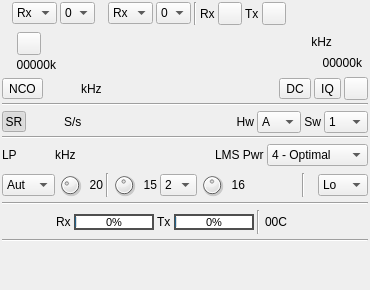
<?xml version="1.0" encoding="UTF-8"?>
<ui version="4.0">
 <class>XTRXMIMOGUI</class>
 <widget class="QWidget" name="XTRXMIMOGUI">
  <property name="geometry">
   <rect>
    <x>0</x>
    <y>0</y>
    <width>370</width>
    <height>290</height>
   </rect>
  </property>
  <property name="sizePolicy">
   <sizepolicy hsizetype="Minimum" vsizetype="Minimum">
    <horstretch>0</horstretch>
    <verstretch>0</verstretch>
   </sizepolicy>
  </property>
  <property name="minimumSize">
   <size>
    <width>360</width>
    <height>290</height>
   </size>
  </property>
  <property name="font">
   <font>
    <family>Liberation Sans</family>
    <pointsize>9</pointsize>
   </font>
  </property>
  <property name="windowTitle">
   <string>XTRX MIMO</string>
  </property>
  <layout class="QVBoxLayout" name="verticalLayout">
   <property name="spacing">
    <number>3</number>
   </property>
   <property name="leftMargin">
    <number>2</number>
   </property>
   <property name="topMargin">
    <number>2</number>
   </property>
   <property name="rightMargin">
    <number>2</number>
   </property>
   <property name="bottomMargin">
    <number>2</number>
   </property>
   <item>
    <layout class="QHBoxLayout" name="streamLayout">
     <item>
      <widget class="QLabel" name="streamLabel">
       <property name="maximumSize">
        <size>
         <width>16777215</width>
         <height>22</height>
        </size>
       </property>
       <property name="text">
        <string/>
       </property>
       <property name="pixmap">
        <pixmap resource="../../../sdrgui/resources/res.qrc">:/antenna.png</pixmap>
       </property>
      </widget>
     </item>
     <item>
      <widget class="QComboBox" name="streamSide">
       <property name="minimumSize">
        <size>
         <width>45</width>
         <height>0</height>
        </size>
       </property>
       <property name="maximumSize">
        <size>
         <width>45</width>
         <height>16777215</height>
        </size>
       </property>
       <property name="toolTip">
        <string>Select Rx or Tx settings</string>
       </property>
       <item>
        <property name="text">
         <string>Rx</string>
        </property>
       </item>
       <item>
        <property name="text">
         <string>Tx</string>
        </property>
       </item>
      </widget>
     </item>
     <item>
      <widget class="QComboBox" name="streamIndex">
       <property name="maximumSize">
        <size>
         <width>35</width>
         <height>16777215</height>
        </size>
       </property>
       <property name="toolTip">
        <string>Select stream index to which settings apply</string>
       </property>
       <item>
        <property name="text">
         <string>0</string>
        </property>
       </item>
       <item>
        <property name="text">
         <string>1</string>
        </property>
       </item>
      </widget>
     </item>
     <item>
      <widget class="QLabel" name="spectrumLabel">
       <property name="maximumSize">
        <size>
         <width>16777215</width>
         <height>22</height>
        </size>
       </property>
       <property name="text">
        <string/>
       </property>
       <property name="pixmap">
        <pixmap resource="../../../sdrgui/resources/res.qrc">:/dsb.png</pixmap>
       </property>
      </widget>
     </item>
     <item>
      <widget class="QComboBox" name="spectrumSide">
       <property name="minimumSize">
        <size>
         <width>45</width>
         <height>0</height>
        </size>
       </property>
       <property name="maximumSize">
        <size>
         <width>45</width>
         <height>16777215</height>
        </size>
       </property>
       <property name="toolTip">
        <string>Select Rx or Tx spectrum</string>
       </property>
       <item>
        <property name="text">
         <string>Rx</string>
        </property>
       </item>
       <item>
        <property name="text">
         <string>Tx</string>
        </property>
       </item>
      </widget>
     </item>
     <item>
      <widget class="QComboBox" name="spectrumIndex">
       <property name="maximumSize">
        <size>
         <width>35</width>
         <height>16777215</height>
        </size>
       </property>
       <property name="toolTip">
        <string>Select which stream index to display spectrum</string>
       </property>
       <item>
        <property name="text">
         <string>0</string>
        </property>
       </item>
       <item>
        <property name="text">
         <string>1</string>
        </property>
       </item>
      </widget>
     </item>
     <item>
      <widget class="Line" name="spectrumLine">
       <property name="orientation">
        <enum>Qt::Vertical</enum>
       </property>
      </widget>
     </item>
     <item>
      <widget class="QLabel" name="startStopRxLabel">
       <property name="text">
        <string>Rx</string>
       </property>
      </widget>
     </item>
     <item>
      <widget class="ButtonSwitch" name="startStopRx">
       <property name="toolTip">
        <string>start/stop acquisition (Rx)</string>
       </property>
       <property name="text">
        <string/>
       </property>
       <property name="icon">
        <iconset resource="../../../sdrgui/resources/res.qrc">
         <normaloff>:/play.png</normaloff>
         <normalon>:/stop.png</normalon>:/play.png</iconset>
       </property>
      </widget>
     </item>
     <item>
      <widget class="QLabel" name="startStopTxLabel">
       <property name="text">
        <string>Tx</string>
       </property>
      </widget>
     </item>
     <item>
      <widget class="ButtonSwitch" name="startStopTx">
       <property name="toolTip">
        <string>start/stop generation (Tx)</string>
       </property>
       <property name="text">
        <string/>
       </property>
       <property name="icon">
        <iconset resource="../../../sdrgui/resources/res.qrc">
         <normaloff>:/play.png</normaloff>
         <normalon>:/stop.png</normalon>:/play.png</iconset>
       </property>
      </widget>
     </item>
     <item>
      <spacer name="streamSpacer">
       <property name="orientation">
        <enum>Qt::Horizontal</enum>
       </property>
       <property name="sizeHint" stdset="0">
        <size>
         <width>40</width>
         <height>20</height>
        </size>
       </property>
      </spacer>
     </item>
    </layout>
   </item>
   <item>
    <layout class="QHBoxLayout" name="horizontalLayout_freq">
     <property name="topMargin">
      <number>4</number>
     </property>
     <item>
      <layout class="QVBoxLayout" name="freqLeftLayout">
       <item>
        <layout class="QHBoxLayout" name="freqLeftTopLayout">
         <item>
          <widget class="ButtonSwitch" name="record">
           <property name="toolTip">
            <string>Left: toggle record I/Q samples from device - Right: select output file</string>
           </property>
           <property name="text">
            <string/>
           </property>
           <property name="icon">
            <iconset resource="../../../sdrgui/resources/res.qrc">
             <normaloff>:/record_off.png</normaloff>
             <normalon>:/record_on.png</normalon>:/record_off.png</iconset>
           </property>
          </widget>
         </item>
        </layout>
       </item>
       <item>
        <layout class="QHBoxLayout" name="freqLeftBotLayout">
         <item>
          <widget class="QLabel" name="adcRateLabel">
           <property name="minimumSize">
            <size>
             <width>54</width>
             <height>0</height>
            </size>
           </property>
           <property name="toolTip">
            <string>ADC rate before hardware downsampling (k or MS/s)</string>
           </property>
           <property name="text">
            <string>00000k</string>
           </property>
           <property name="alignment">
            <set>Qt::AlignRight|Qt::AlignTrailing|Qt::AlignVCenter</set>
           </property>
          </widget>
         </item>
        </layout>
       </item>
      </layout>
     </item>
     <item>
      <spacer name="freqLeftSpacer">
       <property name="orientation">
        <enum>Qt::Horizontal</enum>
       </property>
       <property name="sizeHint" stdset="0">
        <size>
         <width>0</width>
         <height>0</height>
        </size>
       </property>
      </spacer>
     </item>
     <item>
      <widget class="ValueDial" name="centerFrequency" native="true">
       <property name="sizePolicy">
        <sizepolicy hsizetype="Maximum" vsizetype="Maximum">
         <horstretch>0</horstretch>
         <verstretch>0</verstretch>
        </sizepolicy>
       </property>
       <property name="minimumSize">
        <size>
         <width>32</width>
         <height>16</height>
        </size>
       </property>
       <property name="font">
        <font>
         <family>Liberation Mono</family>
         <pointsize>20</pointsize>
         <weight>50</weight>
         <bold>false</bold>
        </font>
       </property>
       <property name="cursor">
        <cursorShape>PointingHandCursor</cursorShape>
       </property>
       <property name="focusPolicy">
        <enum>Qt::StrongFocus</enum>
       </property>
       <property name="toolTip">
        <string>Main center frequency in kHz</string>
       </property>
      </widget>
     </item>
     <item>
      <layout class="QVBoxLayout" name="freqRightLayout">
       <property name="leftMargin">
        <number>6</number>
       </property>
       <property name="rightMargin">
        <number>6</number>
       </property>
       <item>
        <layout class="QHBoxLayout" name="freqRightTopLayout">
         <item>
          <widget class="QLabel" name="freqUnits">
           <property name="text">
            <string> kHz</string>
           </property>
          </widget>
         </item>
        </layout>
       </item>
       <item>
        <layout class="QHBoxLayout" name="freqRightBotLayout">
         <item>
          <widget class="QLabel" name="deviceRateText">
           <property name="minimumSize">
            <size>
             <width>54</width>
             <height>0</height>
            </size>
           </property>
           <property name="toolTip">
            <string>Baseband I/Q sample rate kS/s</string>
           </property>
           <property name="text">
            <string>00000k</string>
           </property>
           <property name="alignment">
            <set>Qt::AlignRight|Qt::AlignTrailing|Qt::AlignVCenter</set>
           </property>
          </widget>
         </item>
        </layout>
       </item>
      </layout>
     </item>
    </layout>
   </item>
   <item>
    <layout class="QHBoxLayout" name="horizontalLayout">
     <property name="topMargin">
      <number>2</number>
     </property>
     <item>
      <widget class="ButtonSwitch" name="ncoEnable">
       <property name="toolTip">
        <string>Enable the TSP NCO</string>
       </property>
       <property name="text">
        <string>NCO</string>
       </property>
      </widget>
     </item>
     <item>
      <widget class="ValueDialZ" name="ncoFrequency" native="true">
       <property name="sizePolicy">
        <sizepolicy hsizetype="Maximum" vsizetype="Maximum">
         <horstretch>0</horstretch>
         <verstretch>0</verstretch>
        </sizepolicy>
       </property>
       <property name="minimumSize">
        <size>
         <width>32</width>
         <height>16</height>
        </size>
       </property>
       <property name="font">
        <font>
         <family>Liberation Mono</family>
         <pointsize>12</pointsize>
         <weight>50</weight>
         <bold>false</bold>
        </font>
       </property>
       <property name="cursor">
        <cursorShape>PointingHandCursor</cursorShape>
       </property>
       <property name="toolTip">
        <string>Center frequency with NCO engaged (kHz)</string>
       </property>
      </widget>
     </item>
     <item>
      <widget class="QLabel" name="ncoUnits">
       <property name="text">
        <string>kHz</string>
       </property>
      </widget>
     </item>
     <item>
      <spacer name="horizontalSpacer_2">
       <property name="orientation">
        <enum>Qt::Horizontal</enum>
       </property>
       <property name="sizeHint" stdset="0">
        <size>
         <width>40</width>
         <height>20</height>
        </size>
       </property>
      </spacer>
     </item>
     <item>
      <widget class="ButtonSwitch" name="dcOffset">
       <property name="toolTip">
        <string>Automatic DC offset removal</string>
       </property>
       <property name="text">
        <string>DC</string>
       </property>
      </widget>
     </item>
     <item>
      <widget class="ButtonSwitch" name="iqImbalance">
       <property name="toolTip">
        <string>Automatic IQ imbalance correction</string>
       </property>
       <property name="text">
        <string>IQ</string>
       </property>
      </widget>
     </item>
     <item>
      <widget class="ExternalClockButton" name="extClock">
       <property name="toolTip">
        <string>External clock dialog</string>
       </property>
       <property name="text">
        <string/>
       </property>
       <property name="icon">
        <iconset resource="../../../sdrgui/resources/res.qrc">
         <normaloff>:/clocksource.png</normaloff>:/clocksource.png</iconset>
       </property>
      </widget>
     </item>
    </layout>
   </item>
   <item>
    <widget class="Line" name="line_lna">
     <property name="orientation">
      <enum>Qt::Horizontal</enum>
     </property>
    </widget>
   </item>
   <item>
    <layout class="QHBoxLayout" name="ncoSampleRateLayout">
     <property name="topMargin">
      <number>2</number>
     </property>
     <item>
      <widget class="QToolButton" name="sampleRateMode">
       <property name="minimumSize">
        <size>
         <width>24</width>
         <height>0</height>
        </size>
       </property>
       <property name="maximumSize">
        <size>
         <width>24</width>
         <height>16777215</height>
        </size>
       </property>
       <property name="toolTip">
        <string>Toggle between device to host (SR) and base band (BB) sample rate input</string>
       </property>
       <property name="text">
        <string>SR</string>
       </property>
       <property name="checkable">
        <bool>true</bool>
       </property>
       <property name="checked">
        <bool>true</bool>
       </property>
      </widget>
     </item>
     <item>
      <widget class="ValueDial" name="sampleRate" native="true">
       <property name="sizePolicy">
        <sizepolicy hsizetype="Maximum" vsizetype="Maximum">
         <horstretch>0</horstretch>
         <verstretch>0</verstretch>
        </sizepolicy>
       </property>
       <property name="minimumSize">
        <size>
         <width>32</width>
         <height>16</height>
        </size>
       </property>
       <property name="font">
        <font>
         <family>Liberation Mono</family>
         <pointsize>12</pointsize>
         <weight>50</weight>
         <bold>false</bold>
        </font>
       </property>
       <property name="cursor">
        <cursorShape>PointingHandCursor</cursorShape>
       </property>
       <property name="toolTip">
        <string>Device to host sample rate</string>
       </property>
      </widget>
     </item>
     <item>
      <widget class="QLabel" name="samplerateUnit">
       <property name="text">
        <string>S/s</string>
       </property>
      </widget>
     </item>
     <item>
      <spacer name="horizontalSpacer_4">
       <property name="orientation">
        <enum>Qt::Horizontal</enum>
       </property>
       <property name="sizeHint" stdset="0">
        <size>
         <width>40</width>
         <height>20</height>
        </size>
       </property>
      </spacer>
     </item>
     <item>
      <widget class="QLabel" name="hwDecimLabel">
       <property name="text">
        <string>Hw</string>
       </property>
       <property name="alignment">
        <set>Qt::AlignRight|Qt::AlignTrailing|Qt::AlignVCenter</set>
       </property>
      </widget>
     </item>
     <item>
      <widget class="QComboBox" name="hwDecim">
       <property name="maximumSize">
        <size>
         <width>50</width>
         <height>16777215</height>
        </size>
       </property>
       <property name="toolTip">
        <string>TSP hardware decimation factor</string>
       </property>
       <property name="currentIndex">
        <number>0</number>
       </property>
       <item>
        <property name="text">
         <string>A</string>
        </property>
       </item>
       <item>
        <property name="text">
         <string>2</string>
        </property>
       </item>
       <item>
        <property name="text">
         <string>4</string>
        </property>
       </item>
       <item>
        <property name="text">
         <string>8</string>
        </property>
       </item>
       <item>
        <property name="text">
         <string>16</string>
        </property>
       </item>
       <item>
        <property name="text">
         <string>32</string>
        </property>
       </item>
      </widget>
     </item>
     <item>
      <widget class="QLabel" name="swDecimLabel">
       <property name="text">
        <string>Sw</string>
       </property>
       <property name="alignment">
        <set>Qt::AlignRight|Qt::AlignTrailing|Qt::AlignVCenter</set>
       </property>
      </widget>
     </item>
     <item>
      <widget class="QComboBox" name="swDecim">
       <property name="maximumSize">
        <size>
         <width>50</width>
         <height>16777215</height>
        </size>
       </property>
       <property name="toolTip">
        <string>Software decimation factor</string>
       </property>
       <property name="currentIndex">
        <number>0</number>
       </property>
       <item>
        <property name="text">
         <string>1</string>
        </property>
       </item>
       <item>
        <property name="text">
         <string>2</string>
        </property>
       </item>
       <item>
        <property name="text">
         <string>4</string>
        </property>
       </item>
       <item>
        <property name="text">
         <string>8</string>
        </property>
       </item>
       <item>
        <property name="text">
         <string>16</string>
        </property>
       </item>
       <item>
        <property name="text">
         <string>32</string>
        </property>
       </item>
       <item>
        <property name="text">
         <string>64</string>
        </property>
       </item>
      </widget>
     </item>
    </layout>
   </item>
   <item>
    <widget class="Line" name="line_freq">
     <property name="orientation">
      <enum>Qt::Horizontal</enum>
     </property>
    </widget>
   </item>
   <item>
    <layout class="QHBoxLayout" name="lpfLayout">
     <property name="topMargin">
      <number>2</number>
     </property>
     <property name="bottomMargin">
      <number>2</number>
     </property>
     <item>
      <widget class="QLabel" name="lpfLabel">
       <property name="text">
        <string>LP</string>
       </property>
      </widget>
     </item>
     <item>
      <widget class="ValueDial" name="lpf" native="true">
       <property name="sizePolicy">
        <sizepolicy hsizetype="Maximum" vsizetype="Maximum">
         <horstretch>0</horstretch>
         <verstretch>0</verstretch>
        </sizepolicy>
       </property>
       <property name="minimumSize">
        <size>
         <width>32</width>
         <height>16</height>
        </size>
       </property>
       <property name="font">
        <font>
         <family>Liberation Mono</family>
         <pointsize>12</pointsize>
         <weight>50</weight>
         <bold>false</bold>
        </font>
       </property>
       <property name="cursor">
        <cursorShape>PointingHandCursor</cursorShape>
       </property>
       <property name="toolTip">
        <string>Analog lowpass filer bandwidth (kHz)</string>
       </property>
      </widget>
     </item>
     <item>
      <widget class="QLabel" name="lpfUnits">
       <property name="text">
        <string>kHz</string>
       </property>
      </widget>
     </item>
     <item>
      <spacer name="horizontalSpacer_6">
       <property name="orientation">
        <enum>Qt::Horizontal</enum>
       </property>
       <property name="sizeHint" stdset="0">
        <size>
         <width>40</width>
         <height>20</height>
        </size>
       </property>
      </spacer>
     </item>
     <item>
      <widget class="QLabel" name="pwrmodeLabel">
       <property name="text">
        <string>LMS Pwr</string>
       </property>
      </widget>
     </item>
     <item>
      <widget class="QComboBox" name="pwrmode">
       <property name="minimumSize">
        <size>
         <width>50</width>
         <height>0</height>
        </size>
       </property>
       <property name="toolTip">
        <string>Power mode</string>
       </property>
       <property name="currentIndex">
        <number>4</number>
       </property>
       <item>
        <property name="text">
         <string>0 - Save Max</string>
        </property>
       </item>
       <item>
        <property name="text">
         <string>1</string>
        </property>
       </item>
       <item>
        <property name="text">
         <string>2</string>
        </property>
       </item>
       <item>
        <property name="text">
         <string>3 - Economy</string>
        </property>
       </item>
       <item>
        <property name="text">
         <string>4 - Optimal</string>
        </property>
       </item>
       <item>
        <property name="text">
         <string>5</string>
        </property>
       </item>
       <item>
        <property name="text">
         <string>6</string>
        </property>
       </item>
       <item>
        <property name="text">
         <string>7 - Perf Max</string>
        </property>
       </item>
      </widget>
     </item>
    </layout>
   </item>
   <item>
    <layout class="QHBoxLayout" name="gainLayout">
     <property name="topMargin">
      <number>2</number>
     </property>
     <property name="bottomMargin">
      <number>2</number>
     </property>
     <item>
      <widget class="QComboBox" name="gainMode">
       <property name="maximumSize">
        <size>
         <width>54</width>
         <height>16777215</height>
        </size>
       </property>
       <property name="toolTip">
        <string>Automatic or Manual gain selection</string>
       </property>
       <item>
        <property name="text">
         <string>Aut</string>
        </property>
       </item>
       <item>
        <property name="text">
         <string>Man</string>
        </property>
       </item>
      </widget>
     </item>
     <item>
      <widget class="QDial" name="gain">
       <property name="maximumSize">
        <size>
         <width>24</width>
         <height>24</height>
        </size>
       </property>
       <property name="toolTip">
        <string>Automatic global gain (dB)</string>
       </property>
       <property name="maximum">
        <number>70</number>
       </property>
       <property name="pageStep">
        <number>1</number>
       </property>
       <property name="value">
        <number>20</number>
       </property>
      </widget>
     </item>
     <item>
      <widget class="QLabel" name="gainText">
       <property name="minimumSize">
        <size>
         <width>18</width>
         <height>0</height>
        </size>
       </property>
       <property name="maximumSize">
        <size>
         <width>18</width>
         <height>16777215</height>
        </size>
       </property>
       <property name="toolTip">
        <string>Automatic global gain</string>
       </property>
       <property name="text">
        <string>20</string>
       </property>
       <property name="alignment">
        <set>Qt::AlignRight|Qt::AlignTrailing|Qt::AlignVCenter</set>
       </property>
      </widget>
     </item>
     <item>
      <widget class="Line" name="line_3">
       <property name="orientation">
        <enum>Qt::Vertical</enum>
       </property>
      </widget>
     </item>
     <item>
      <widget class="QDial" name="lnaGain">
       <property name="maximumSize">
        <size>
         <width>24</width>
         <height>24</height>
        </size>
       </property>
       <property name="toolTip">
        <string>Manual LNA gain</string>
       </property>
       <property name="minimum">
        <number>1</number>
       </property>
       <property name="maximum">
        <number>30</number>
       </property>
       <property name="pageStep">
        <number>1</number>
       </property>
       <property name="sliderPosition">
        <number>15</number>
       </property>
      </widget>
     </item>
     <item>
      <widget class="QLabel" name="lnaGainText">
       <property name="minimumSize">
        <size>
         <width>18</width>
         <height>0</height>
        </size>
       </property>
       <property name="maximumSize">
        <size>
         <width>18</width>
         <height>16777215</height>
        </size>
       </property>
       <property name="toolTip">
        <string>Manual LNA gain (dB)</string>
       </property>
       <property name="text">
        <string>15</string>
       </property>
       <property name="alignment">
        <set>Qt::AlignRight|Qt::AlignTrailing|Qt::AlignVCenter</set>
       </property>
      </widget>
     </item>
     <item>
      <widget class="QComboBox" name="tiaGain">
       <property name="maximumSize">
        <size>
         <width>40</width>
         <height>16777215</height>
        </size>
       </property>
       <property name="toolTip">
        <string>Manual TIA gain (dB)</string>
       </property>
       <property name="currentIndex">
        <number>1</number>
       </property>
       <item>
        <property name="text">
         <string>1</string>
        </property>
       </item>
       <item>
        <property name="text">
         <string>2</string>
        </property>
       </item>
       <item>
        <property name="text">
         <string>3</string>
        </property>
       </item>
      </widget>
     </item>
     <item>
      <widget class="QDial" name="pgaGain">
       <property name="maximumSize">
        <size>
         <width>24</width>
         <height>24</height>
        </size>
       </property>
       <property name="toolTip">
        <string>Manual PGA gain</string>
       </property>
       <property name="maximum">
        <number>32</number>
       </property>
       <property name="pageStep">
        <number>1</number>
       </property>
       <property name="value">
        <number>16</number>
       </property>
      </widget>
     </item>
     <item>
      <widget class="QLabel" name="pgaGainText">
       <property name="minimumSize">
        <size>
         <width>18</width>
         <height>0</height>
        </size>
       </property>
       <property name="maximumSize">
        <size>
         <width>18</width>
         <height>16777215</height>
        </size>
       </property>
       <property name="toolTip">
        <string>Manual PGA gain (dB)</string>
       </property>
       <property name="text">
        <string>16</string>
       </property>
       <property name="alignment">
        <set>Qt::AlignRight|Qt::AlignTrailing|Qt::AlignVCenter</set>
       </property>
      </widget>
     </item>
     <item>
      <spacer name="horizontalSpacer_5">
       <property name="orientation">
        <enum>Qt::Horizontal</enum>
       </property>
       <property name="sizeHint" stdset="0">
        <size>
         <width>40</width>
         <height>20</height>
        </size>
       </property>
      </spacer>
     </item>
     <item>
      <widget class="Line" name="line_4">
       <property name="orientation">
        <enum>Qt::Vertical</enum>
       </property>
      </widget>
     </item>
     <item>
      <widget class="QLabel" name="antennaLabel">
       <property name="pixmap">
        <pixmap resource="../../../sdrgui/resources/res.qrc">:/antenna.png</pixmap>
       </property>
      </widget>
     </item>
     <item>
      <widget class="QComboBox" name="antenna">
       <property name="minimumSize">
        <size>
         <width>50</width>
         <height>0</height>
        </size>
       </property>
       <property name="maximumSize">
        <size>
         <width>50</width>
         <height>16777215</height>
        </size>
       </property>
       <property name="toolTip">
        <string>Antenna select: No: none, Lo: 700:900M, Hi: 2:2.6G, Wi: wideband, T1: Tx1 LB, T2: Tx2 LB</string>
       </property>
       <item>
        <property name="text">
         <string>Lo</string>
        </property>
       </item>
       <item>
        <property name="text">
         <string>Wide</string>
        </property>
       </item>
       <item>
        <property name="text">
         <string>Hi</string>
        </property>
       </item>
      </widget>
     </item>
    </layout>
   </item>
   <item>
    <widget class="Line" name="line">
     <property name="orientation">
      <enum>Qt::Horizontal</enum>
     </property>
    </widget>
   </item>
   <item>
    <layout class="QHBoxLayout" name="statusLayout">
     <property name="topMargin">
      <number>2</number>
     </property>
     <property name="bottomMargin">
      <number>2</number>
     </property>
     <item>
      <widget class="QLabel" name="streamStatusLabel">
       <property name="minimumSize">
        <size>
         <width>24</width>
         <height>24</height>
        </size>
       </property>
       <property name="maximumSize">
        <size>
         <width>24</width>
         <height>24</height>
        </size>
       </property>
       <property name="toolTip">
        <string>Green when stream is reporting data</string>
       </property>
       <property name="text">
        <string/>
       </property>
       <property name="pixmap">
        <pixmap resource="../../../sdrgui/resources/res.qrc">:/stream.png</pixmap>
       </property>
      </widget>
     </item>
     <item>
      <widget class="QLabel" name="gpsStatusLabel">
       <property name="minimumSize">
        <size>
         <width>24</width>
         <height>24</height>
        </size>
       </property>
       <property name="maximumSize">
        <size>
         <width>24</width>
         <height>24</height>
        </size>
       </property>
       <property name="toolTip">
        <string>Green when GPS is locked</string>
       </property>
       <property name="text">
        <string/>
       </property>
       <property name="pixmap">
        <pixmap resource="../../../sdrgui/resources/res.qrc">:/gps.png</pixmap>
       </property>
      </widget>
     </item>
     <item>
      <widget class="QLabel" name="fifoLabelRx">
       <property name="text">
        <string>Rx</string>
       </property>
      </widget>
     </item>
     <item>
      <widget class="QProgressBar" name="fifoBarRx">
       <property name="maximumSize">
        <size>
         <width>80</width>
         <height>16</height>
        </size>
       </property>
       <property name="font">
        <font>
         <pointsize>8</pointsize>
        </font>
       </property>
       <property name="toolTip">
        <string>Rx FIFO fill status</string>
       </property>
       <property name="styleSheet">
        <string notr="true">QProgressBar{border: 2px solid rgb(79, 79, 79); text-align: center;}
QToolTip{background-color: white; color: black;}</string>
       </property>
       <property name="value">
        <number>0</number>
       </property>
      </widget>
     </item>
     <item>
      <widget class="QLabel" name="fifoLabelTx">
       <property name="text">
        <string>Tx</string>
       </property>
      </widget>
     </item>
     <item>
      <widget class="QProgressBar" name="fifoBarTx">
       <property name="maximumSize">
        <size>
         <width>80</width>
         <height>16</height>
        </size>
       </property>
       <property name="font">
        <font>
         <family>Ubuntu</family>
         <pointsize>8</pointsize>
        </font>
       </property>
       <property name="toolTip">
        <string>Tx FIFO fill status</string>
       </property>
       <property name="styleSheet">
        <string notr="true">QProgressBar{border: 2px solid rgb(79, 79, 79); text-align: center;}
QToolTip{background-color: white; color: black;}</string>
       </property>
       <property name="value">
        <number>0</number>
       </property>
      </widget>
     </item>
     <item>
      <widget class="Line" name="line_2">
       <property name="orientation">
        <enum>Qt::Vertical</enum>
       </property>
      </widget>
     </item>
     <item>
      <widget class="QLabel" name="temperatureText">
       <property name="minimumSize">
        <size>
         <width>24</width>
         <height>0</height>
        </size>
       </property>
       <property name="toolTip">
        <string>Board temperature (degrees C)</string>
       </property>
       <property name="text">
        <string>00C</string>
       </property>
       <property name="alignment">
        <set>Qt::AlignRight|Qt::AlignTrailing|Qt::AlignVCenter</set>
       </property>
      </widget>
     </item>
     <item>
      <spacer name="horizontalSpacer_3">
       <property name="orientation">
        <enum>Qt::Horizontal</enum>
       </property>
       <property name="sizeHint" stdset="0">
        <size>
         <width>40</width>
         <height>20</height>
        </size>
       </property>
      </spacer>
     </item>
    </layout>
   </item>
   <item>
    <widget class="Line" name="line_vga2">
     <property name="orientation">
      <enum>Qt::Horizontal</enum>
     </property>
    </widget>
   </item>
   <item>
    <layout class="QHBoxLayout" name="padLayout">
     <item>
      <spacer name="verticalPadSpacer">
       <property name="orientation">
        <enum>Qt::Vertical</enum>
       </property>
       <property name="sizeHint" stdset="0">
        <size>
         <width>20</width>
         <height>40</height>
        </size>
       </property>
      </spacer>
     </item>
    </layout>
   </item>
  </layout>
 </widget>
 <customwidgets>
  <customwidget>
   <class>ValueDial</class>
   <extends>QWidget</extends>
   <header>gui/valuedial.h</header>
   <container>1</container>
  </customwidget>
  <customwidget>
   <class>ButtonSwitch</class>
   <extends>QToolButton</extends>
   <header>gui/buttonswitch.h</header>
  </customwidget>
  <customwidget>
   <class>ExternalClockButton</class>
   <extends>QToolButton</extends>
   <header>gui/externalclockbutton.h</header>
  </customwidget>
  <customwidget>
   <class>ValueDialZ</class>
   <extends>QWidget</extends>
   <header>gui/valuedialz.h</header>
   <container>1</container>
  </customwidget>
 </customwidgets>
 <resources>
  <include location="../../../sdrgui/resources/res.qrc"/>
 </resources>
 <connections/>
</ui>
